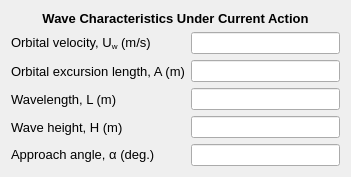
           <widget class="QWidget" name="formLayoutWidget_13">
            <property name="geometry">
             <rect>
              <x>20</x>
              <y>360</y>
              <width>351</width>
              <height>168</height>
             </rect>
            </property>
            <layout class="QFormLayout" name="formLayout_19">
             <item row="0" column="0" colspan="2">
              <widget class="QLabel" name="swCharacteristics_lbl_3">
               <property name="font">
                <font>
                 <family>MS Shell Dlg 2</family>
                 <pointsize>10</pointsize>
                 <weight>75</weight>
                 <bold>true</bold>
                </font>
               </property>
               <property name="text">
                <string>&lt;html&gt;&lt;head/&gt;&lt;body&gt;&lt;p align=&quot;center&quot;&gt;Wave Characteristics Under Current Action&lt;/p&gt;&lt;/body&gt;&lt;/html&gt;</string>
               </property>
              </widget>
             </item>
             <item row="1" column="0">
              <widget class="QLabel" name="regularOrbitalVelocity_wpc_lbl">
               <property name="font">
                <font>
                 <family>MS Shell Dlg 2</family>
                 <pointsize>10</pointsize>
                </font>
               </property>
               <property name="text">
                <string>&lt;html&gt;&lt;head/&gt;&lt;body&gt;&lt;p&gt;Orbital velocity, U&lt;span style=&quot; vertical-align:sub;&quot;&gt;w&lt;/span&gt; (m/s)&lt;/p&gt;&lt;/body&gt;&lt;/html&gt;</string>
               </property>
              </widget>
             </item>
             <item row="1" column="1">
              <widget class="QLineEdit" name="regularOrbitalVelocity_wpc_txt">
               <property name="readOnly">
                <bool>true</bool>
               </property>
              </widget>
             </item>
             <item row="2" column="0">
              <widget class="QLabel" name="excursionLength_wpc_lbl">
               <property name="font">
                <font>
                 <family>MS Shell Dlg 2</family>
                 <pointsize>10</pointsize>
                </font>
               </property>
               <property name="text">
                <string>Orbital excursion length, A (m)</string>
               </property>
              </widget>
             </item>
             <item row="2" column="1">
              <widget class="QLineEdit" name="excursionLength_wpc_txt">
               <property name="readOnly">
                <bool>true</bool>
               </property>
              </widget>
             </item>
             <item row="3" column="0">
              <widget class="QLabel" name="waveLength_wpc_lbl">
               <property name="font">
                <font>
                 <family>MS Shell Dlg 2</family>
                 <pointsize>10</pointsize>
                </font>
               </property>
               <property name="text">
                <string>Wavelength, L (m)</string>
               </property>
              </widget>
             </item>
             <item row="3" column="1">
              <widget class="QLineEdit" name="waveLength_wpc_txt">
               <property name="readOnly">
                <bool>true</bool>
               </property>
              </widget>
             </item>
             <item row="5" column="0">
              <widget class="QLabel" name="approachAngle_wpc_lbl">
               <property name="font">
                <font>
                 <family>MS Shell Dlg 2</family>
                 <pointsize>10</pointsize>
                </font>
               </property>
               <property name="text">
                <string>&lt;html&gt;&lt;head/&gt;&lt;body&gt;&lt;p&gt;Approach angle, α (deg.)&lt;/p&gt;&lt;/body&gt;&lt;/html&gt;</string>
               </property>
              </widget>
             </item>
             <item row="5" column="1">
              <widget class="QLineEdit" name="approachAngle_wpc_txt">
               <property name="readOnly">
                <bool>true</bool>
               </property>
              </widget>
             </item>
             <item row="4" column="1">
              <widget class="QLineEdit" name="waveHeight_wpc_txt">
               <property name="readOnly">
                <bool>true</bool>
               </property>
              </widget>
             </item>
             <item row="4" column="0">
              <widget class="QLabel" name="waveHeight_wpc_lbl">
               <property name="font">
                <font>
                 <family>MS Shell Dlg 2</family>
                 <pointsize>10</pointsize>
                </font>
               </property>
               <property name="text">
                <string>Wave height, H (m)</string>
               </property>
              </widget>
             </item>
            </layout>
           </widget>
